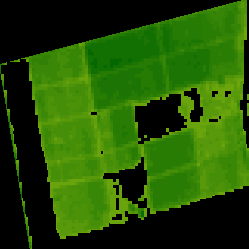
#> input picture Imagini/green.png, 249 x 249 px; its folder holds 4 pictures in this run
$ python polygons.py
#> lines starting #> are read from the running program, lines starting #| are printed output that depends on the picture; after the words box and inside, x2 and y2 are one past the last pixel; in counts of white or black regions, pixels touching at a corner belong together
import cv2
import numpy as np
from numpy.core.numeric import count_nonzero
import random

# Loads the image at the given path.
def loadImage(imagePath):
    image=cv2.imread(imagePath)
    cv2.imshow('input image',image)
    cv2.waitKey(0)
    return image

def extractPolygonCorners(imagePath, color):
    img = cv2.imread(imagePath)
    hsv = cv2.cvtColor(img, cv2.COLOR_BGR2HSV)
    hsv = np.float32(hsv)
    if color.upper() == "GREEN":
        hsv = cv2.inRange(hsv, (41, 25, 25), (70, 255, 255))
    elif color.upper() == "YELLOW":
        hsv = cv2.inRange(hsv, (23, 25, 25), (40, 255, 255))
    elif color.upper() == "BROWN":
        hsv = cv2.inRange(hsv, (13, 25, 25), (22, 255, 255))

    dst = cv2.cornerHarris(hsv, 5, 3, 0.04)
    _, dst = cv2.threshold(dst, 0.1 * dst.max(), 255, 0)
    img[dst > 0.1 * dst.max()] = [0, 0, 255]

    corners = []
    for i in range(len(img)):
        for j in range(len(img[0])):
            if (img[i][j] == [0, 0, 255]).all():
                corners.append([j, i])

    cv2.imshow('corners', img)
    cv2.imwrite(f'Imagini/{color}points.png', img)
    return corners


# Finds the contours of all the shapes of the given image.
# The contours are returned as a list of lists.
def findContours(image):
    gray=cv2.cvtColor(image,cv2.COLOR_BGR2GRAY)
    edged=cv2.Canny(gray,30,200)
    contours, _ = cv2.findContours(edged,cv2.RETR_EXTERNAL,cv2.CHAIN_APPROX_NONE)
    return contours


# Converts a 3 level numpy arrray to a 2 level list.
def convertNumpyToList(nparray):
    aux = []
    newList = []
    for val in nparray:
        aux = []
        for i in val:
            for j in i:
                aux.append(j.tolist())
        newList.append(aux)

    return newList


# Returns a list of corner coordinates for each polygon.
def extractPolygons(contours, corners):
    polygons = []
    for contour in contours:
        poly = []
        for coords in corners:
            if coords in contour:
                poly.append(coords)

        polygons.append(poly)

    return polygons

# Auxiliary function for visualising the polygons.
def drawPolygonsAndContours(polygons, contours, image):
    for p in polygons:
        b = random.randint(0,255)
        r = random.randint(0,255)
        g = random.randint(0,255)
        for c in p:
            cv2.circle(image, (c[0],c[1]), 1, (b,r,g), 1)

    cv2.imshow("polygons", image)
    cv2.drawContours(image,contours,-1,(255,0,255),3)
    cv2.imshow('contours',image)
    cv2.waitKey(0)
    cv2.destroyAllWindows()

def main():
    image = loadImage('Imagini/green.png')
#> in loadImage, image is the input picture: shape (249, 249, 3); mean B, G, R 3.9, 78.8, 34.9
    contours = findContours(image)
#> in findContours, `gray=cv2.cvtColor(image,cv2.COLOR_BGR2GRAY)`:
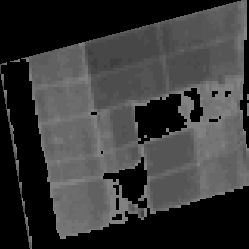
#> gray: shape (249, 249); min 0, max 136, mean 57.2
#> in findContours, `edged=cv2.Canny(gray,30,200)`:
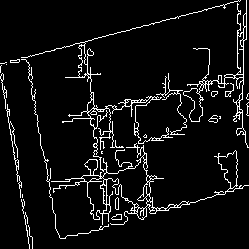
#> edged: shape (249, 249); 6.6% white in thin lines or dots
#> in findContours, `contours, _ = cv2.findContours(edged,cv2.RETR_EXTERNAL,cv2.CHAIN_APPRO..`: contours = 24 contours, 14 with area under 20; largest, box (x1, y1, x2, y2) and area: (21, 0, 249, 225) 3360, (183, 0, 249, 148) 908, (6, 104, 22, 198) 38, (111, 214, 122, 220) 38, (115, 197, 119, 210) 33
    corners = extractPolygonCorners('Imagini/green.png', "green")
#> in extractPolygonCorners, `hsv = cv2.cvtColor(img, cv2.COLOR_BGR2HSV)`: hsv: shape (249, 249, 3); mean H, S, V 27.6, 140.1, 78.8
#> in extractPolygonCorners, `hsv = np.float32(hsv)`: hsv: shape (249, 249, 3) float32; mean H, S, V 27.6, 140.1, 78.8
#> in extractPolygonCorners, `hsv = cv2.inRange(hsv, (41, 25, 25), (70, 255, 255))`:
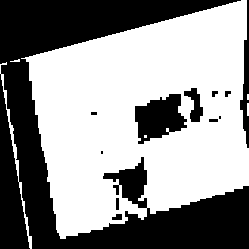
#> hsv: shape (249, 249); 57.7% white; 12 black regions (3 under 20 px), largest, box (x1, y1, x2, y2) and area: (0, 0, 249, 249) 23423, (135, 94, 187, 144) 1664, (240, 0, 249, 148) 619
#> in extractPolygonCorners, `dst = cv2.cornerHarris(hsv, 5, 3, 0.04)`:
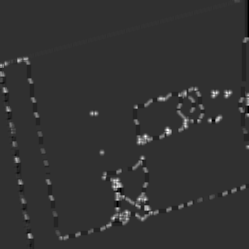
#> dst: shape (249, 249) float32; min -0.0256, max 0.109, mean 0.00146; drawn with min black and max white
#> in extractPolygonCorners, `_, dst = cv2.threshold(dst, 0.1 * dst.max(), 255, 0)`: dst: shape (249, 249) float32; 5% white; 70 white regions (14 under 20 px), largest, box (x1, y1, x2, y2) and area: (100, 207, 131, 231) 263, (115, 192, 148, 209) 234, (135, 205, 159, 222) 155
#> in extractPolygonCorners, `img[dst > 0.1 * dst.max()] = [0, 0, 255]`:
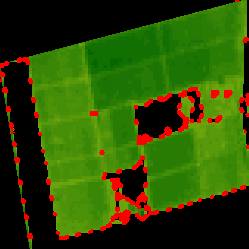
#> img: shape (249, 249, 3); 4.97% of pixels changed, all inside (x1, y1, x2, y2) = (0, 0, 249, 240)
#> after the loop in extractPolygonCorners, `for i in range(len(img)):`: corners = 3081 pairs, first value 0 to 248, second value 0 to 239
    convertedContours = convertNumpyToList(contours)
#> the loop in convertNumpyToList, `for val in nparray:` made 24 passes
#> val on pass 19: [[6, 64]]
#> after the loop in convertNumpyToList, `for val in nparray:`: newList = 24 items
#> convertedContours = 24 items
    polygons = extractPolygons(convertedContours, corners)
#> the loop in extractPolygons, `for contour in contours:` made 24 passes
#> polygons = 24 items
    drawPolygonsAndContours(polygons,contours, image)
#> the loop in drawPolygonsAndContours, `for p in polygons:` made 24 passes
#> (b, r, g) on passes 1, 2, 3, 4, 5, 8, 10, 11, 12, 13, 14, 15: (197, 215, 20), (132, 248, 207), (155, 244, 183), (111, 71, 144), (71, 48, 128), (51, 181, 222), (226, 133, 31), (7, 47, 204), (0, 252, 170), (124, 166, 32), (97, 113, 122), (72, 229, 46)
#> (p, b, r, g) on passes 6, 7, 9, 18, 19, 20: ([], 75, 158, 50), ([[101, 151], [102, 151], [101, 152], [101, 153], [102, 153]], 37, 169, 241), ([[219, 116], [220, 116], [220, 117], [219, 118], [220, 118]], 161, 104, 244), ([[1, 65], [0, 66], [0, 67], [0, 71], [0, 72]], 63, 170, 104), ([[6, 64]], 147, 227, 46), ([[5, 62], [6, 62], [0, 63], [1, 63], [3, 63], [4, 63]], 197, 162, 123)
#> after the loop in drawPolygonsAndContours, `for p in polygons:`:
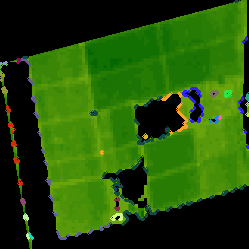
#> image: shape (249, 249, 3); 3.99% of pixels changed, all inside (x1, y1, x2, y2) = (0, 0, 249, 240)
#> in drawPolygonsAndContours, `cv2.drawContours(image,contours,-1,(255,0,255),3)`:
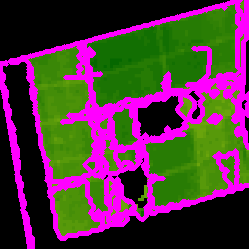
#> image: shape (249, 249, 3); mean B, G, R 65.2, 52.6, 84.4

if __name__ == "__main__":
    main()
